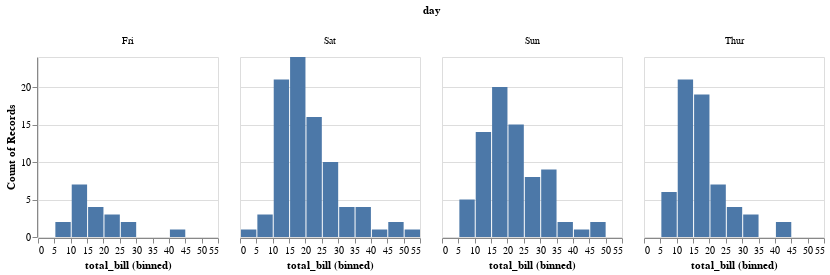

Notebook cell for this chart:
### Code cell
c = salt.FacetGrid(tips, col="day", size=4, aspect=.5)
display(c.map_dataframe(palt.hist, "total_bill", bins=bins))

g = sns.FacetGrid(tips, col="day", size=4, aspect=.5)
g = g.map(plt.hist, "total_bill", bins=bins)

### Figure 1 — Vega-Lite specification as saved in the notebook (floating-point values rounded to 4 significant figures; data arrays with more than 128 entries replaced by an {"elided": "..."} marker saying what was removed)
{"$schema": "https://vega.github.io/schema/vega-lite/v2.4.1.json", "config": {"view": {"height": 300, "width": 400}}, "data": {"values": {"elided": "244 records"}}, "facet": {"column": {"field": "day", "type": "nominal"}}, "spec": {"encoding": {"x": {"bin": true, "field": "total_bill", "type": "quantitative"}, "y": {"aggregate": "count", "type": "quantitative"}}, "height": 180, "mark": "bar", "selection": {"selector005": {"bind": "scales", "encodings": ["x", "y"], "mark": {"fill": "#333", "fillOpacity": 0.125, "stroke": "white"}, "on": "[mousedown, window:mouseup] > window:mousemove!", "resolve": "global", "translate": "[mousedown, window:mouseup] > window:mousemove!", "type": "interval", "zoom": "wheel!"}}, "width": 180}}
